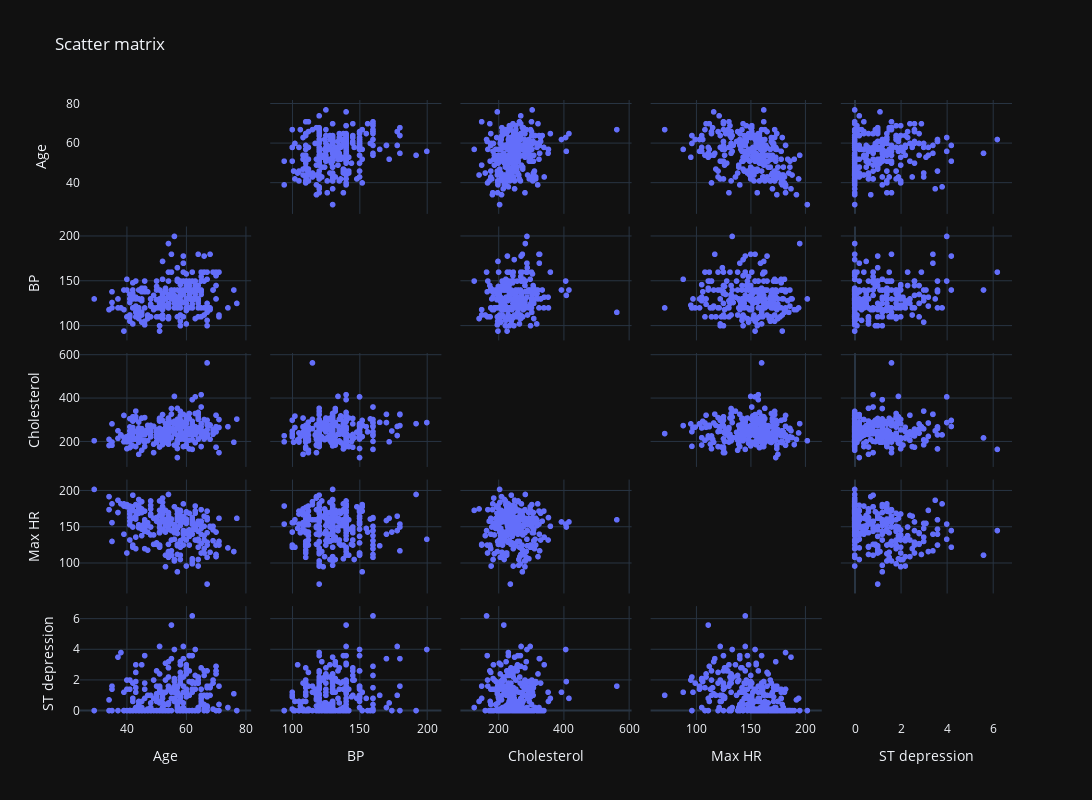

Write notebook code for a chart like this one.
### Code cell
fig = px.scatter_matrix(continuous_df.iloc[:,:-1],
    title="Scatter",) # remove underscore
fig.update_layout(height=800, width=1300, title_text="Scatter matrix", template = 'plotly_dark')
fig.update_traces(diagonal_visible=False)
fig.show()

### Figure 1 — Plotly figure (JSON) as saved in the notebook; plotly's stock layout.template omitted (floating-point values rounded to 4 significant figures; data arrays with more than 128 entries replaced by an {"elided": "..."} marker saying what was removed)
{"data": [{"diagonal": {"visible": false}, "dimensions": [{"axis": {"matches": true}, "label": "Age", "values": {"elided": "270 int values"}}, {"axis": {"matches": true}, "label": "BP", "values": {"elided": "270 int values"}}, {"axis": {"matches": true}, "label": "Cholesterol", "values": {"elided": "270 int values"}}, {"axis": {"matches": true}, "label": "Max HR", "values": {"elided": "270 int values"}}, {"axis": {"matches": true}, "label": "ST depression", "values": {"elided": "270 float values"}}], "hovertemplate": "%{xaxis.title.text}=%{x}<br>%{yaxis.title.text}=%{y}<extra></extra>", "legendgroup": "", "marker": {"color": "#636efa", "symbol": "circle"}, "name": "", "showlegend": false, "type": "splom"}], "layout": {"dragmode": "select", "height": 800, "legend": {"tracegroupgap": 0}, "title": {"text": "Scatter matrix"}, "width": 1300}}
